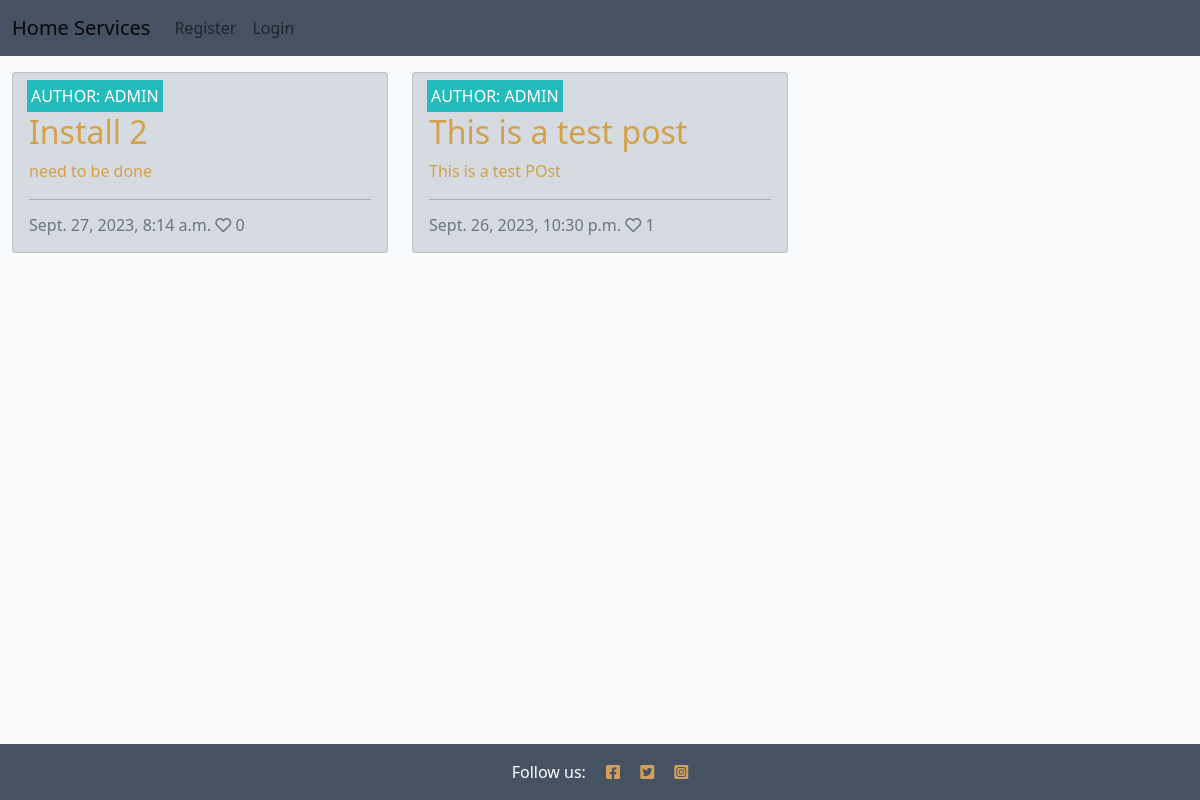
/, run on an earlier commit of the app's database.
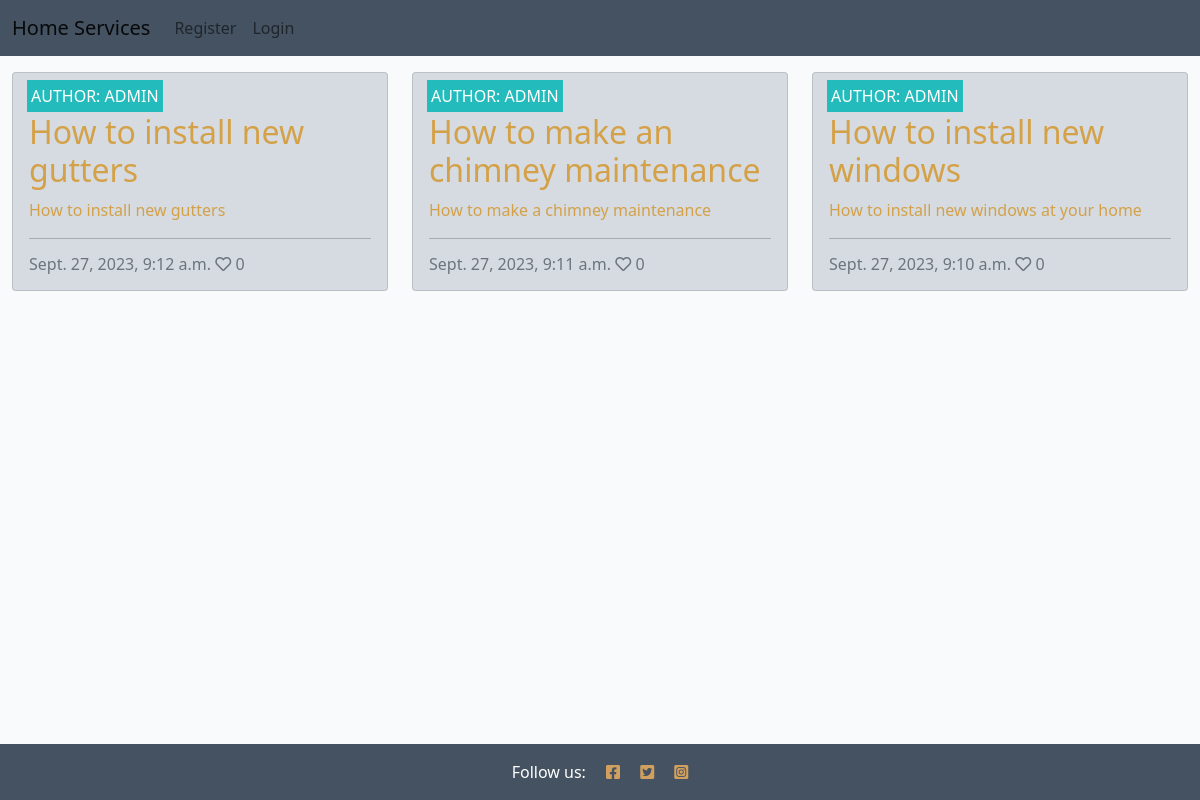
And on a later commit of the database.
### blog/models.py (models this page shows, shortened)
class Post(models.Model):
    title = models.CharField(max_length=200, unique=True)
    slug = models.SlugField(max_length=200, unique=True)
    author = models.ForeignKey(
        User, on_delete=models.CASCADE, related_name="blog_posts"
    )
    featured_image = CloudinaryField('image', default='placeholder')
    excerpt = models.TextField(blank=True)
    updated_on = models.DateTimeField(auto_now=True)
    content = models.TextField()
    created_on = models.DateTimeField(auto_now_add=True)
    status = models.IntegerField(choices=STATUS, default=0)
    likes = models.ManyToManyField(
        User, related_name='blogpost_like', blank=True)
    class Meta:
        ordering = ["-created_on"]
    def number_of_likes(self):
        return self.likes.count()

### blog/views.py (the view)
# urls.py: path('', views.PostList.as_view(), name='home'),
class PostList(generic.ListView):
    model = Post
    queryset = Post.objects.filter(status=1).order_by("-created_on")
    template_name = "index.html"
    paginate_by = 6

### templates/index.html (shortened to what this page needs)
{% extends "base.html" %}
{% block content %}
<div class="container-fluid">
    <div class="row">
        <div class="col-12 mt-3 left">
            <div class="row">
                {% for post in post_list %}
                <div class="col-md-4">
                    <div class="card mb-4">
                        <div class="card-body">
                            <div class="image-container">
                                <div class="image-flash">
                                    <p class="author">Author: {{ post.author }}</p>
                                </div>
                            </div>
                            <a href="{% url 'post_detail' post.slug  %}" class="post-link">
                                <h2 class="card-title">{{ post.title }}</h2>
                                <p class="card-text">{{ post.excerpt }}</p>
                            </a>
                            <hr />
                            <p class="card-text text-muted h6">{{ post.created_on}} <i class="far fa-heart"></i>
                                {{ post.number_of_likes }}</p>
                        </div>
                    </div>
                </div>
                {% if forloop.counter|divisibleby:3 %}
            </div>
            <div class="row">
                {% endif %}
                {% endfor %}
            </div>
        </div>
    </div>
</div>
{%endblock%}

### templates/base.html (shortened to what this page needs)
{% load static %}
<!DOCTYPE html>
<html class="h-100">
<head>
    <link rel="stylesheet" href="https://cdnjs.cloudflare.com/ajax/libs/font-awesome/5.15.3/css/all.min.css">
    <link href="https://cdn.jsdelivr.net/npm/bootstrap@5.0.1/dist/css/bootstrap.min.css" rel="stylesheet"
>
    <link rel="stylesheet" href="{% static 'css/style.css' %}">
</head>
<body class="d-flex flex-column h-100 main-bg">
    <nav class="navbar navbar-expand-lg navbar-light bg-white">
        <div class="container-fluid">
            <a class="navbar-brand" href="{% url 'home' %}">Home Services</a>
            <div class="collapse navbar-collapse" id="navbarText">
                <ul class="navbar-nav me-auto mb-2 mb-lg-0">
                    {% if user.is_authenticated %}
                    <li class="nav-item">
                        <a class="nav-link" href="{% url 'account_logout' %}">Logout</a>
                    </li>
                    {% else %}
                    <li class="nav-item">
                        <a class="nav-link" href="{% url 'account_signup' %}">Register</a>
                    </li>
                    <li class="nav-item">
                        <a class="nav-link" href="{% url 'account_login' %}">Login</a>
                    </li>
                    {% endif %}
                </ul>
            </div>
        </div>
    </nav>
    <main class="flex-shrink-0 main-bg">
        {% block content %}{% endblock content %}
    </main>
    <footer class="footer mt-auto py-3 dark-bg">
        <p class="m-0 text-center text-white">Follow us: <a  href="https://www.facebook.com/"><i class="fab fa-facebook-square ms-3"></i></a>
            <a href="https://twitter.com/"><i class="fab fa-twitter-square ms-3"></i></a>
            <a href="https://www.instagram.com/"><i class="fab fa-instagram-square ms-3"></i></a>
    </footer>
</body>
</html>

### static/css/style.css (style rules this page uses)
body { background-color: #F9FAFC; }
.dark-bg { background-color: #445261; }
.main-bg { background-color: #F9FAFC; }
.card { border: none; background-color: transparent; }
.image-container { position: relative; }
.image-flash { position: absolute; bottom: 5%; min-width: 30%; left: -2px; background-color: #23BBBB; }
.author { color: white; margin: 4px; text-transform: uppercase; }
.post-link { text-decoration: none; color: #d4a148; }
.bg-white { background-color: #445261!important; }
.card { position: relative; display: flex; flex-direction: column; min-width: 0; word-wrap: break-word; background-color: #d5dbe0; background-clip: border-box; border: 1px solid rgba(0,0,0,.125); border-radius: 0.25rem; }
a { color: #d19f5e; text-decoration: underline; }

What changed in the data, as far as the page shows it:
removed Post: author "ADMIN", title "Install 2", excerpt "need to be done", created_on "Sept. 27, 2023, 8:14 a.m.", number_of_likes "0"
removed Post: author "ADMIN", title "This is a test post", excerpt "This is a test POst", created_on "Sept. 26, 2023, 10:30 p.m.", number_of_likes "1"
added Post: author "ADMIN", title "How to install new gutters", excerpt "How to install new gutters", created_on "Sept. 27, 2023, 9:12 a.m.", number_of_likes "0"
added Post: author "ADMIN", title "How to make an chimney maintenance", excerpt "How to make a chimney maintenance", created_on "Sept. 27, 2023, 9:11 a.m.", number_of_likes "0"
added Post: author "ADMIN", title "How to install new windows", excerpt "How to install new windows at your home", created_on "Sept. 27, 2023, 9:10 a.m.", number_of_likes "0"
